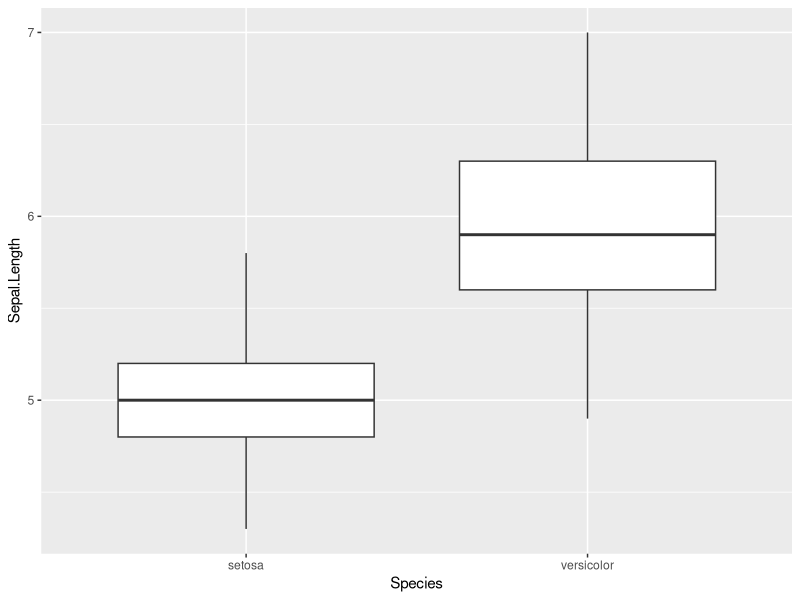
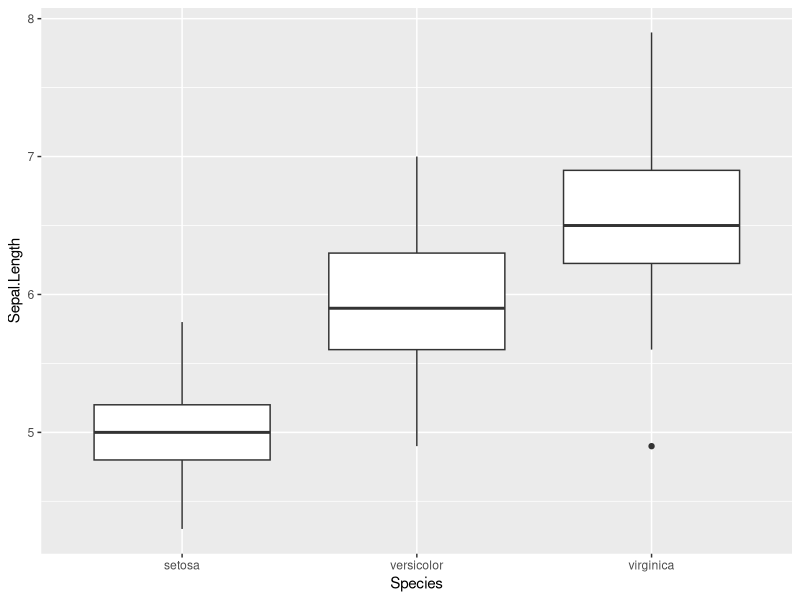
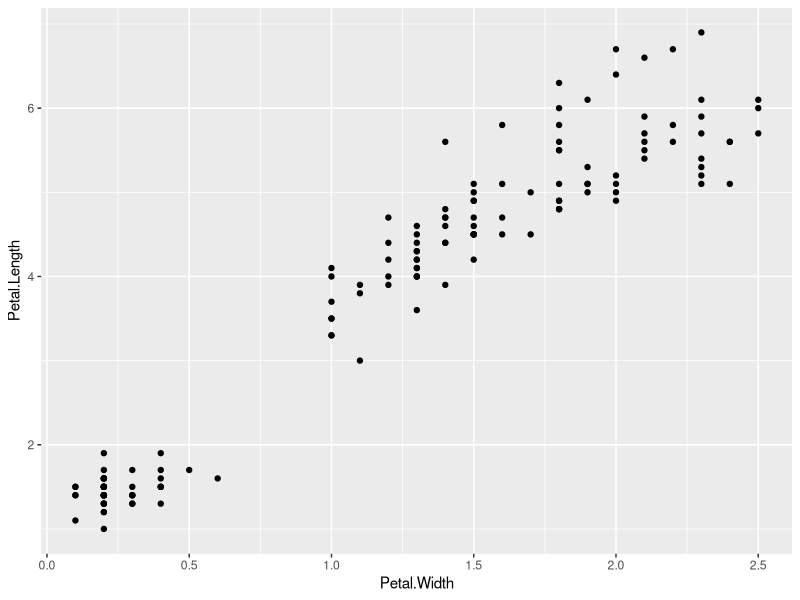
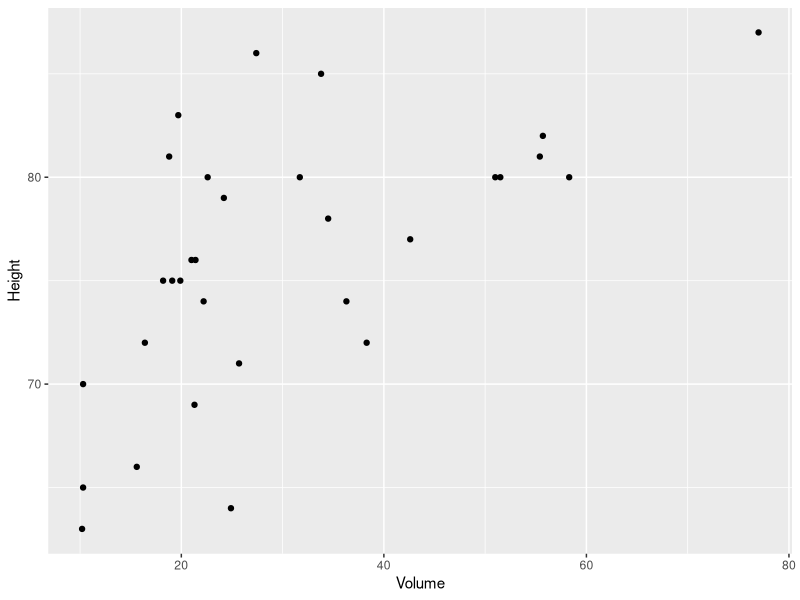
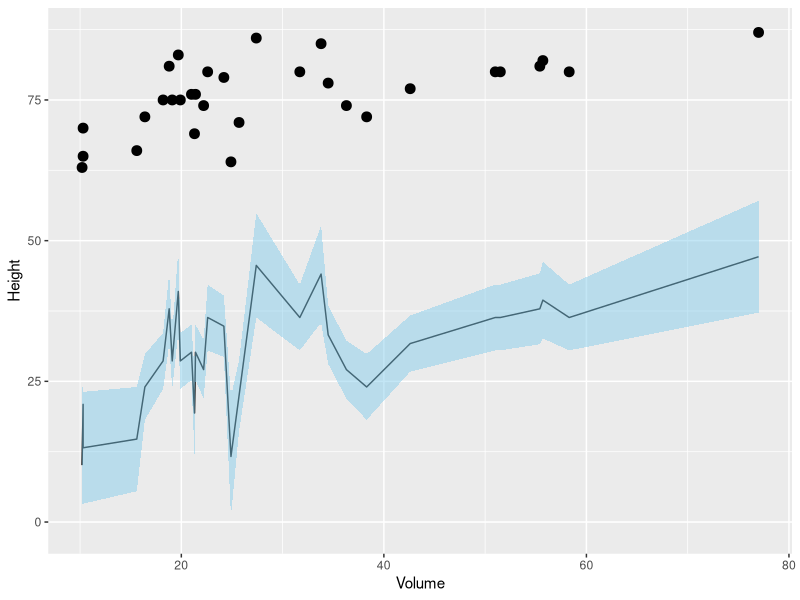
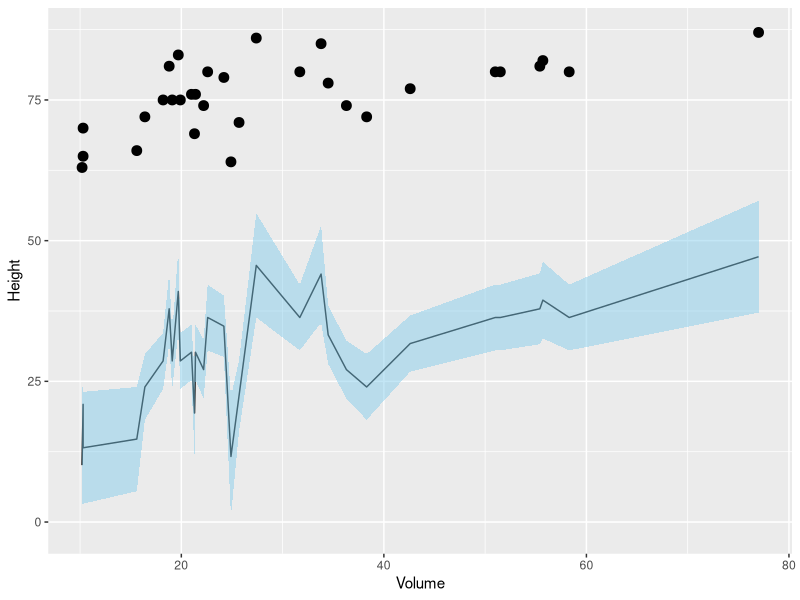

The R source for these figures, in order:
## ---- chunk 1
library(tidyverse)
## ---- chunk 2
slice_sample(iris)
## ---- chunk 3
subset.iris <- iris %>%
  filter(Species=="setosa"| Species=="versicolor")
 slice_sample(subset.iris, n = 20)
## ---- chunk 4
ggplot(subset.iris, aes(x=Species, y=Sepal.Length)) + geom_boxplot()

## ---- chunk 5
t.test(data=subset.iris, Petal.Length~Species, conf.level=0.9)
## ---- chunk 6
# We conclude that because p-value < 2.2e-16 , then we can conclude that they are similar.
## ---- chunk 7
t.test(data=subset.iris, Petal.Length~Species, conf.level=0.95)

## ---- chunk 8
t.test(data=subset.iris, Petal.Length~Species, conf.level=0.99)

## ---- chunk 9
# 1.462
## ---- chunk 10
# 4.260 

## ---- chunk 11
ggplot(iris, aes(x=Species, y=Sepal.Length)) + geom_boxplot()

#yes it looks like there are differences between petal lengths
## ---- chunk 12

sepal.lgth <- lm(data=iris, Sepal.Length~Species-1)

sepal.lgth
## ---- chunk 13
anova(sepal.lgth)
## ---- chunk 14
# it ends up being smaller than 2.2e-16 so that means that they are similiar.
## ---- chunk 15
summary(sepal.lgth)
## ---- chunk 16
#  the mean petal length for species setosa is:
#  1.6880
## ---- chunk 17
#  the mean petal length for species versicolor is:
#  1.582  

sepal.lgth <- lm(data=iris, Sepal.Length~Species)

sepal.lgth

## ---- chunk 18
ggplot(iris, aes(x=Petal.Width, y=Petal.Length)) + 
  geom_point()

## ---- chunk 19
petal.lm <- lm(data=iris, Petal.Length~Petal.Width * Species)

petal.lm
## ---- chunk 20
petal.lm
  #  1.3276  

## ---- chunk 21
summary(petal.lm)
  # 0.1309
## ---- chunk 22
summary(petal.lm)
## ---- chunk 23
ggplot(trees, aes(x=Volume, y=Height)) + 
  geom_point()


## ---- chunk 24
model <- lm(Volume ~ Height, data=trees)
model
## ---- chunk 25
summary(model)


## ---- chunk 26
trees.pred <- cbind(trees, predict(model, interval="confidence"))

head(trees.pred)
## ---- chunk 27
ggplot(data = trees.pred, aes(x=Volume, y=Height)) +
  geom_point(size=3) +
  geom_line(aes(y=fit)) +
  geom_ribbon(aes(ymin=lwr, ymax=upr), alpha=0.5, fill = "skyblue")
## ---- chunk 28
ggplot(data = trees.pred, aes(x=Volume, y=Height)) +
  geom_point(size=3) +
  geom_line(aes(y=fit)) +
  geom_ribbon(aes(ymin=lwr, ymax=upr), alpha=0.5, fill = "skyblue") 
 # annotate("r-squared value is:" )



